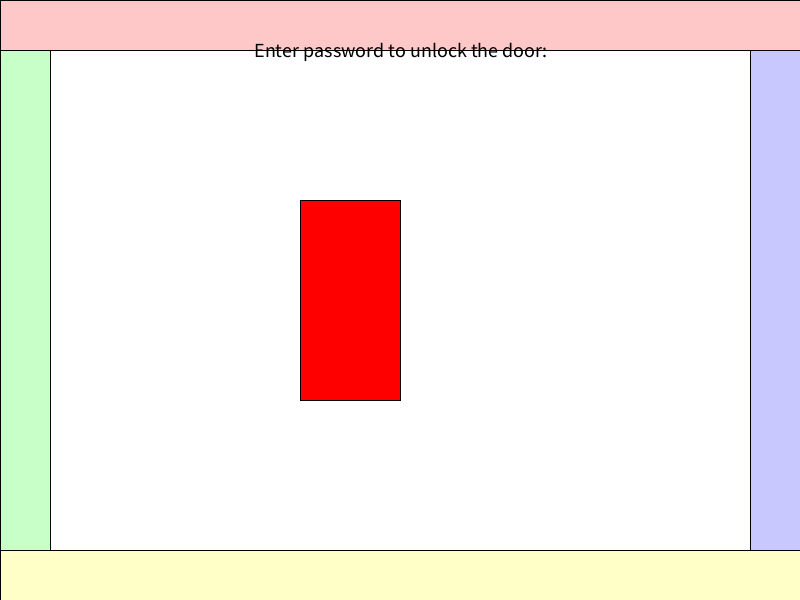
Frame 1 (no input)
Frame 60 (the mouse pressed at the canvas centre just before this capture): identical to frame 1, image omitted
Frame 120 (the mouse held since frame 60 and released just before this capture): identical to frame 1, image omitted

The Processing sketch that drew this single still picture (run headless with seeded random() and noise(); from frame 60 on, the mouse is pressed at the canvas centre):

// Processing sketch: chatgpt_2
// ── chatgpt_2.pde
/*This is part of a series of ChatGPT generated codes showing the 
limitations of Chatgpt in generating many snippets of code
A series of prompts were used in the following order, which 
are shown in the corresponding pde files

Add the prompts in order into ChatGPT and test the generated code one at a time
** represents the code generated from the prompt

Prompt 1: "Create an escape room in Processing"
**Prompt 2: "Make the walls coloured"
Prompt 3: "Add first person viewpoint like in Doom"
Prompt 4: "Add all the code together"
Prompt 5: "Where's the escape room"

See the tutorial slides on AI-assisted coding for more details

*/
// Escape Room with Colored Walls

int doorX = 300;  // Door X position
int doorY = 200;  // Door Y position
int doorWidth = 100;
int doorHeight = 200;
boolean doorLocked = true;
String password = "1234";  // The password to unlock the door
String input = "";  // User's input
boolean showMessage = false;
boolean unlocked = false;

color wallColor1 = color(255, 200, 200);  // Light pink wall
color wallColor2 = color(200, 255, 200);  // Light green wall
color wallColor3 = color(200, 200, 255);  // Light blue wall
color wallColor4 = color(255, 255, 200);  // Light yellow wall

void setup() {
  size(800, 600);
  textAlign(CENTER, CENTER);
  fill(0);
  textSize(20);
}

void draw() {
  background(255);

  // Draw the colored walls
  fill(wallColor1);  // Top wall
  rect(0, 0, width, 50);

  fill(wallColor2);  // Left wall
  rect(0, 50, 50, height - 50);

  fill(wallColor3);  // Right wall
  rect(width - 50, 50, 50, height - 50);

  fill(wallColor4);  // Bottom wall
  rect(0, height - 50, width, 50);

  // Draw the door
  if (unlocked) {
    fill(0, 255, 0);  // Green if unlocked
  } else {
    fill(255, 0, 0);  // Red if locked
  }
  rect(doorX, doorY, doorWidth, doorHeight);
  
  // Draw instructions and the input area
  fill(0);
  text("Enter password to unlock the door:", width / 2, 50);
  text(input, width / 2, 100);
  
  if (showMessage) {
    if (unlocked) {
      text("The door is unlocked! Congratulations!", width / 2, height - 50);
    } else {
      text("Incorrect password. Try again.", width / 2, height - 50);
    }
  }
}

void keyPressed() {
  if (key == BACKSPACE && input.length() > 0) {
    input = input.substring(0, input.length() - 1); // Remove last character
  } else if (key == ENTER) {
    checkPassword();  // Check password when Enter is pressed
  } else {
    input += key;  // Add typed character to input string
  }
}

void checkPassword() {
  if (input.equals(password)) {
    doorLocked = false;  // Unlock the door
    unlocked = true;
  } else {
    doorLocked = true;
    unlocked = false;
  }
  showMessage = true;
  delay(2000);  // Wait for 2 seconds to display the message
  showMessage = false;
  input = "";  // Reset the input field
}
